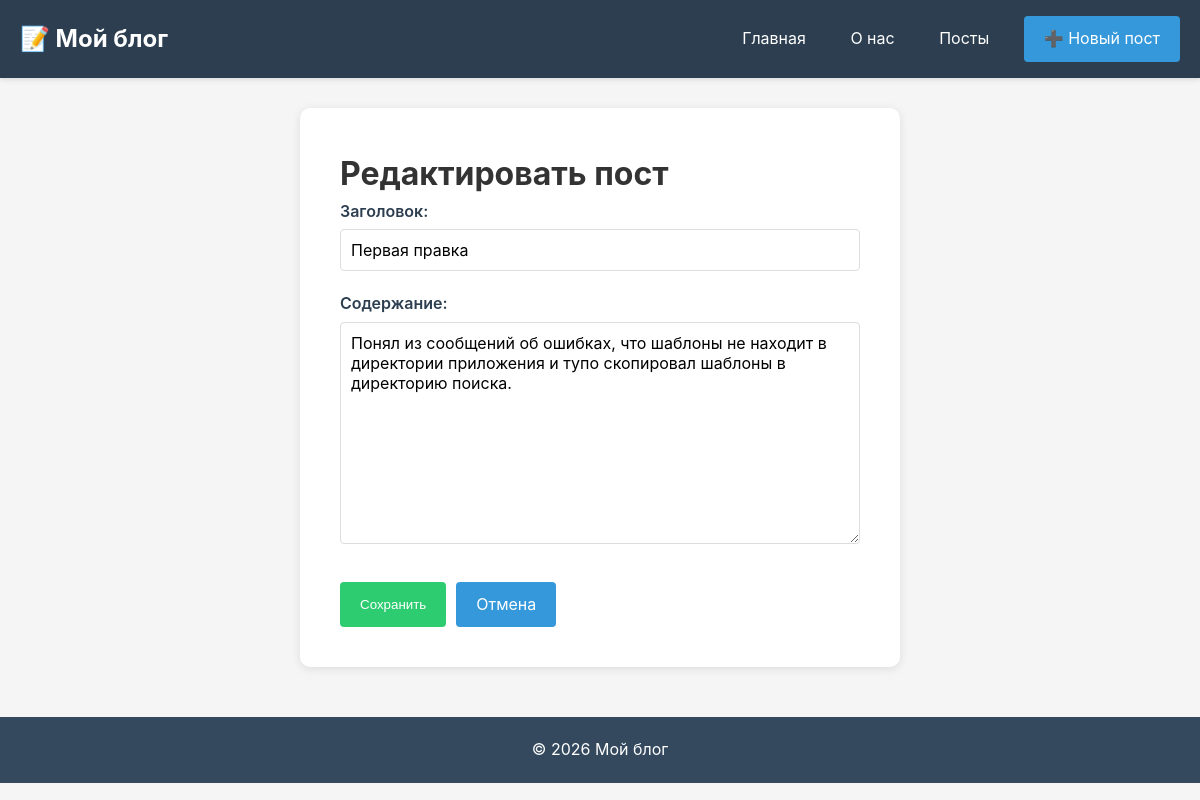
The app's page /posts/3/edit/ with its own data.
### blog/models.py (models this page shows, shortened)
class Post(models.Model):
    title = models.CharField(max_length=200)
    content = models.TextField()
    created_at = models.DateTimeField(auto_now_add=True)
    updated_at = models.DateTimeField(auto_now=True)
    class Meta:
        ordering = ['-created_at']

### blog/views.py (the view, shortened to what this page needs)
# urls.py: path('posts/<int:pk>/edit/', views.PostUpdateView.as_view(), name='post_edit'),
class PostUpdateView(UpdateView):
    model = Post
    form_class = PostForm
    template_name = 'blog/post_form.html'

### blog/forms.py
class PostForm(forms.ModelForm):
    class Meta:
        model = Post
        fields = ['title', 'content']
        widgets = {
            'title': forms.TextInput(attrs={
                'class': 'form-control',
                'placeholder': 'Введите заголовок поста'
            }),
            'content': forms.Textarea(attrs={
                'class': 'form-control',
                'rows': 10,
                'placeholder': 'Введите содержание поста'
            }),
        }
        labels = {
            'title': 'Заголовок',
            'content': 'Содержание',
        }
        error_messages = {
            'title': {
                'required': 'Пожалуйста, укажите заголовок',
                'max_length': 'Заголовок слишком длинный (макс. 200 символов)',
            },
            'content': {
                'required': 'Пожалуйста, напишите содержание поста',
            },
        }

### templates/blog/post_form.html (shortened to what this page needs)
{% extends 'blog/base.html' %}
{% block content %}
<div class="form-container">
    <h1>{% if object %}Редактировать пост{% else %}Создать новый пост{% endif %}</h1>
    <form method="post" class="post-form">
        {% for field in form %}
            <div class="form-group {% if field.errors %}has-error{% endif %}">
                {{ field.label_tag }}
                {{ field }}
            </div>
        {% endfor %}
        <div class="form-actions">
            <button type="submit" class="btn btn-primary">
                {% if object %}Сохранить{% else %}Создать{% endif %}
            </button>
            <a href="{% url 'blog:post_list' %}" class="btn">Отмена</a>
        </div>
    </form>
</div>
{% endblock %}

### static/css/style.css (style rules this page uses)
* { margin: 0; padding: 0; box-sizing: border-box; }
body { font-family: -apple-system, BlinkMacSystemFont, 'Segoe UI', Roboto, Oxygen, Ubuntu, Cantarell, sans-serif; line-height: 1.6; color: #333; background-color: #f5f5f5; }
.btn { display: inline-block; background-color: #3498db; color: white; padding: 10px 20px; text-decoration: none; border-radius: 4px; border: none; cursor: pointer; transition: background-color 0.3s; }
.btn-primary { background-color: #2ecc71; }
.form-container { max-width: 600px; margin: 30px auto; background: white; padding: 40px; border-radius: 10px; box-shadow: 0 2px 10px rgba(0,0,0,0.1); }
.form-group { margin-bottom: 20px; }
.form-group label { display: block; margin-bottom: 5px; color: #2c3e50; font-weight: 600; }
.form-group input[type="text"], .form-group textarea { width: 100%; padding: 10px; border: 1px solid #ddd; border-radius: 4px; font-size: 1rem; font-family: inherit; }
.form-actions { display: flex; gap: 10px; margin-top: 30px; }

### records on screen
Post: form "Первая правка" "Понял из сообщений об ошибках, что шаблоны не находит в директории приложения и тупо скопировал шаблоны в директорию поиска."

### other values on screen
{{ field.label_tag }} "Заголовок:" "Содержание:"
